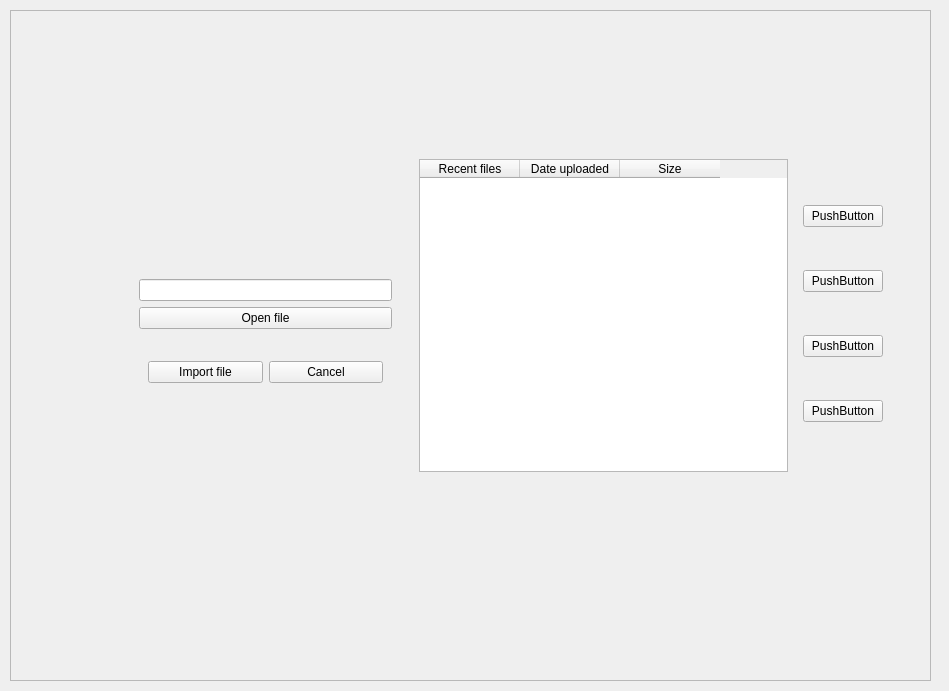
<?xml version="1.0" encoding="UTF-8"?>
<ui version="4.0">
 <class>Form</class>
 <widget class="QWidget" name="Form">
  <property name="geometry">
   <rect>
    <x>0</x>
    <y>0</y>
    <width>949</width>
    <height>691</height>
   </rect>
  </property>
  <property name="windowTitle">
   <string>Form</string>
  </property>
  <widget class="QFrame" name="frame">
   <property name="geometry">
    <rect>
     <x>10</x>
     <y>10</y>
     <width>921</width>
     <height>671</height>
    </rect>
   </property>
   <property name="frameShape">
    <enum>QFrame::StyledPanel</enum>
   </property>
   <property name="frameShadow">
    <enum>QFrame::Raised</enum>
   </property>
   <widget class="QFrame" name="verticalFrame">
    <property name="geometry">
     <rect>
      <x>120</x>
      <y>260</y>
      <width>271</width>
      <height>149</height>
     </rect>
    </property>
    <layout class="QVBoxLayout" name="verticalLayout">
     <item>
      <widget class="QLineEdit" name="lineEdit"/>
     </item>
     <item>
      <widget class="QPushButton" name="pushButton_3">
       <property name="text">
        <string>Open file</string>
       </property>
      </widget>
     </item>
     <item>
      <widget class="QFrame" name="horizontalFrame">
       <layout class="QHBoxLayout" name="horizontalLayout">
        <item>
         <widget class="QPushButton" name="pushButton">
          <property name="text">
           <string>Import file</string>
          </property>
         </widget>
        </item>
        <item>
         <widget class="QPushButton" name="pushButton_2">
          <property name="text">
           <string>Cancel</string>
          </property>
         </widget>
        </item>
       </layout>
      </widget>
     </item>
    </layout>
   </widget>
   <widget class="QFrame" name="horizontalFrame">
    <property name="geometry">
     <rect>
      <x>400</x>
      <y>140</y>
      <width>491</width>
      <height>331</height>
     </rect>
    </property>
    <layout class="QHBoxLayout" name="horizontalLayout_2">
     <item>
      <widget class="QTableWidget" name="tableWidget">
       <column>
        <property name="text">
         <string>Recent files</string>
        </property>
       </column>
       <column>
        <property name="text">
         <string>Date uploaded</string>
        </property>
       </column>
       <column>
        <property name="text">
         <string>Size</string>
        </property>
       </column>
      </widget>
     </item>
     <item>
      <widget class="QFrame" name="verticalFrame">
       <property name="styleSheet">
        <string notr="true">QFrame{
qlineargradient(spread:pad, x1:0, y1:0, x2:1, y2:0, stop:0 rgba(0, 0, 0, 255), stop:1 rgba(255, 255, 255, 255))}</string>
       </property>
       <layout class="QVBoxLayout" name="verticalLayout_2">
        <item>
         <widget class="QPushButton" name="pushButton_4">
          <property name="text">
           <string>PushButton</string>
          </property>
         </widget>
        </item>
        <item>
         <widget class="QPushButton" name="pushButton_5">
          <property name="text">
           <string>PushButton</string>
          </property>
         </widget>
        </item>
        <item>
         <widget class="QPushButton" name="pushButton_6">
          <property name="text">
           <string>PushButton</string>
          </property>
         </widget>
        </item>
        <item>
         <widget class="QPushButton" name="pushButton_7">
          <property name="text">
           <string>PushButton</string>
          </property>
         </widget>
        </item>
       </layout>
      </widget>
     </item>
    </layout>
   </widget>
  </widget>
 </widget>
 <resources/>
 <connections/>
</ui>
